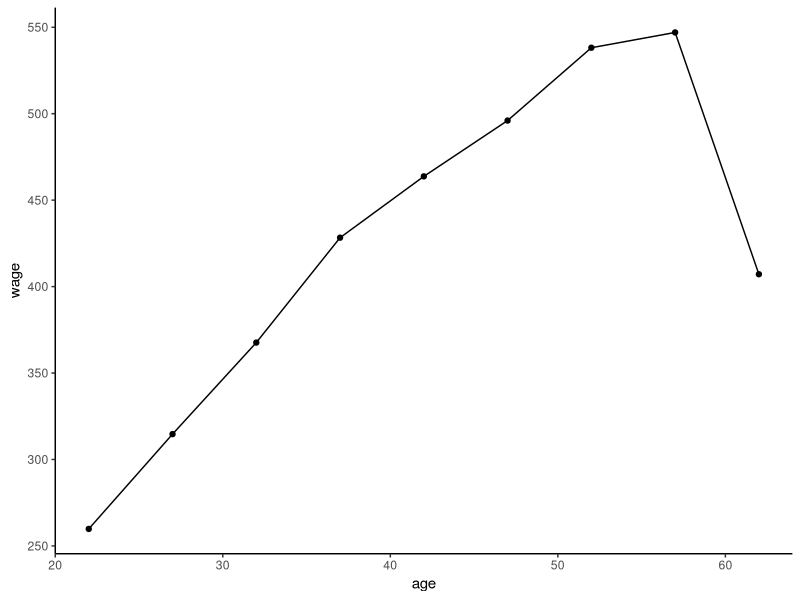

Source code (R):
library(tidyverse)
library(ggrepel)

########################
# 折れ線グラフ
########################
dataf <- readr::read_csv("wage-census2022.csv")
dataf <- dataf %>% dplyr::filter(male==1&education==4)

g_line <-ggplot(data=dataf,aes(x=age,y=wage))+
  geom_line()+geom_point()+theme_classic()
g_line
